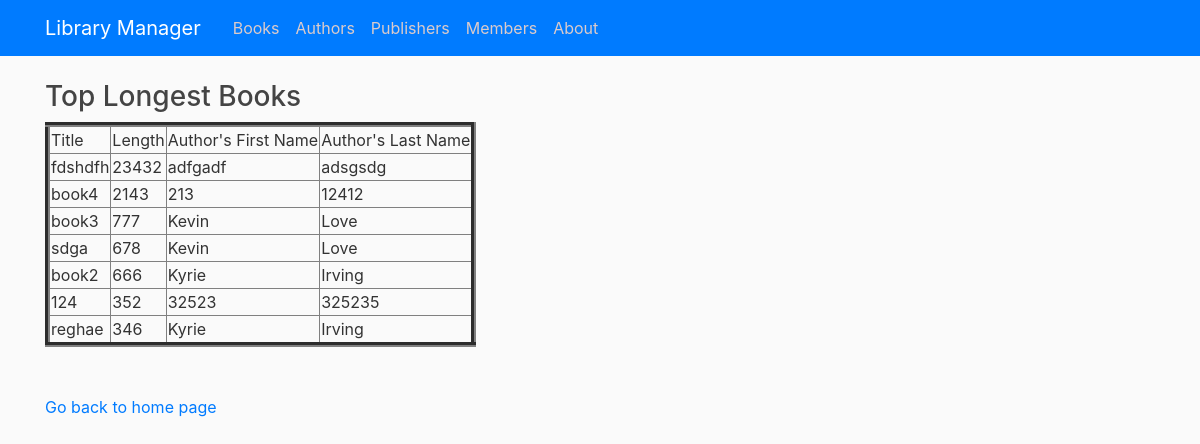
/longest, run on an earlier commit of the app's database.
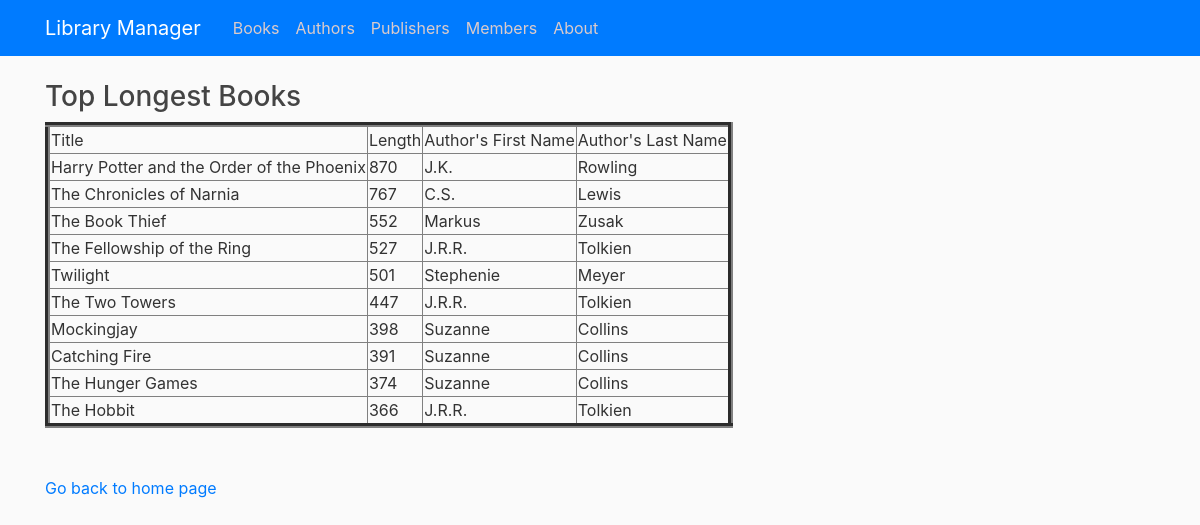
And on a later commit of the database.
### tables this page shows
CREATE TABLE Book (bookId INTEGER PRIMARY KEY AUTOINCREMENT, title TEXT NOT NULL, length INTEGER NOT NULL, availability BOOLEAN NOT NULL CHECK(availability IN (0, 1)));

CREATE TABLE Author (authorId INTEGER PRIMARY KEY AUTOINCREMENT, firstName TEXT NOT NULL, lastName TEXT NOT NULL);

### library/routes.py (the view)
@app.route("/longest")
def longest():
    con = sqlite3.connect("book.db")
    con.row_factory = sqlite3.Row
    cur = con.cursor()
    cur.execute("SELECT Book.title, Book.length, Author.firstName, Author.lastName \
        FROM Book JOIN WrittenBy JOIN Author \
            ON Book.bookId = WrittenBy.bookId AND WrittenBy.authorId = Author.authorId \
        WHERE Book.length > \
            (SELECT Book.length \
                FROM Book \
                ORDER BY Book.length DESC \
                LIMIT 1 OFFSET 10) \
        ORDER BY Book.length DESC")
    rows = cur.fetchall()
    return render_template("longest.html",rows = rows)

### library/templates/longest.html (shortened to what this page needs)
{% extends "layout.html" %}
{% block content %}
<!DOCTYPE html>
<html>
<head>
</head>
<body>
    <h3>Top Longest Books</h3>
    <table border=5>
        <thead>
            <td>Title</td>
            <td>Length</td>
            <td>Author's First Name</td>
            <td>Author's Last Name</td>
        </thead>
        {% for row in rows %}
        <tr>
            <td>{{row["title"]}}</td>
            <td>{{row["length"]}}</td>
            <td>{{row["firstName"]}}</td>
            <td>{{row["lastName"]}}</td>
        </tr>
        {% endfor %}
    </table>
    <br><br>
    <a href="/">Go back to home page</a>
</body>
</html>
{% endblock content %}

What changed in the data, as far as the page shows it:
no longer on this page (row edited): Book: title "fdshdfh", length "23432", firstName "adfgadf", lastName "adsgsdg"
no longer on this page (row edited): Book: title "book4", length "2143", firstName "213", lastName "12412"
no longer on this page (row edited): Book: title "book3", length "777", firstName "Kevin", lastName "Love"
removed Book: title "sdga", length "678", firstName "Kevin", lastName "Love"
removed Book: title "reghae", length "346", firstName "Kyrie", lastName "Irving"
changed Book: title "book2" → "Harry Potter and the Order of the Phoenix"; length "666" → "870"; firstName "Kyrie" → "J.K."; lastName "Irving" → "Rowling"
now on this page (row edited): Book: title "The Chronicles of Narnia", length "767", firstName "C.S.", lastName "Lewis"
now on this page (row edited): Book: title "The Book Thief", length "552", firstName "Markus", lastName "Zusak"
now on this page (row edited): Book: title "The Fellowship of the Ring", length "527", firstName "J.R.R.", lastName "Tolkien"
changed Book: title "124" → "Twilight"; length "352" → "501"; firstName "32523" → "Stephenie"; lastName "325235" → "Meyer"
now on this page (row edited): Book: title "The Two Towers", length "447", firstName "J.R.R.", lastName "Tolkien"
now on this page (row edited): Book: title "Mockingjay", length "398", firstName "Suzanne", lastName "Collins"
now on this page (row edited): Book: title "Catching Fire", length "391", firstName "Suzanne", lastName "Collins"
added Book: title "The Hunger Games", length "374", firstName "Suzanne", lastName "Collins"
now on this page (row edited): Book: title "The Hobbit", length "366", firstName "J.R.R.", lastName "Tolkien"
